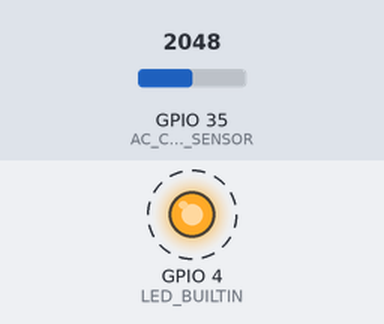
The sketch below on a simulated ESP32. Parts: output pins drawn as LEDs (lit = HIGH). Dashed ring = blinking. The test bench sets the inputs (shaded band); at power-on: GPIO 35 (AC_CURRENT_SENSOR) = 2048. What the sketch prints to the serial monitor is not drawn.

Above: at 0.2 s.
Timing chart, 0 to 3.0 s (numbered marks = the images above):
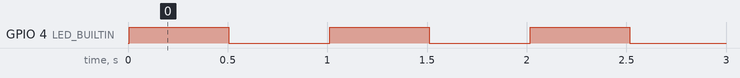

Measured:
- by itself, GPIO 4 (LED_BUILTIN): alternates HIGH for 0.50 s and LOW for 0.51 s

The sketch:

IsThePumpRunning.ino
```cpp
// (licence header left out)
#define LED_BUILTIN 4
#define AC_CURRENT_SENSOR 35  // Set arduino signal read pin.
#define ACTectionRange 20     // Set Non-invasive AC Current Sensor tection range (5A,10A,20A).

// VREF: Analog Reference
// For Arduino UNO, Leonardo and mega2560, etc. change VREF to 5
// For Arduino Zero, Due, MKR Family, ESP32, etc. 3V3 controllers, change VREF to 3.3
// For a more accurate reading, use a high-precision multimeter to measure the analog reference voltage of the controller (usually the same as the supply voltage).
// More information refence https://wiki.dfrobot.com/Gravity_Analog_AC_Current_Sensor__SKU_SEN0211_
#define VREF 3.255

float readACCurrentValue()
{
  float ACCurrtntValue = 0;
  float peakVoltage = 0;
  float voltageVirtualValue = 0;  // Vrms
  for (int i = 0; i < 5; i++)
  {
    peakVoltage += analogRead(AC_CURRENT_SENSOR);   // Read peak voltage.
    delay(1);
  }
  peakVoltage = peakVoltage / 5;
  voltageVirtualValue = peakVoltage * 0.707;    // Change the peak voltage to the Virtual Value of voltage.

  // The circuit is amplified by 2 times, so it is divided by 2.
  // An ESP32 analog pin has a resolution of 12 bits verses an Arduino with 10 bits. Hence we divide by 4096 instead of 1024.
  voltageVirtualValue = (voltageVirtualValue / 4096 * VREF ) / 2;

  ACCurrtntValue = voltageVirtualValue * ACTectionRange;

  return ACCurrtntValue;
}

void setup()
{
  Serial.begin(115200);
  pinMode(LED_BUILTIN, OUTPUT);
  pinMode(AC_CURRENT_SENSOR, INPUT);
}

void loop()
{
  float ACCurrentValue = readACCurrentValue(); // Read AC Current Value.
  Serial.print(ACCurrentValue);
  Serial.println(" A");

  // Pause the next reading for a second and make the LED blink.
  digitalWrite(LED_BUILTIN, HIGH);
  delay(500);
  digitalWrite(LED_BUILTIN, LOW);
  delay(500);
}
```
